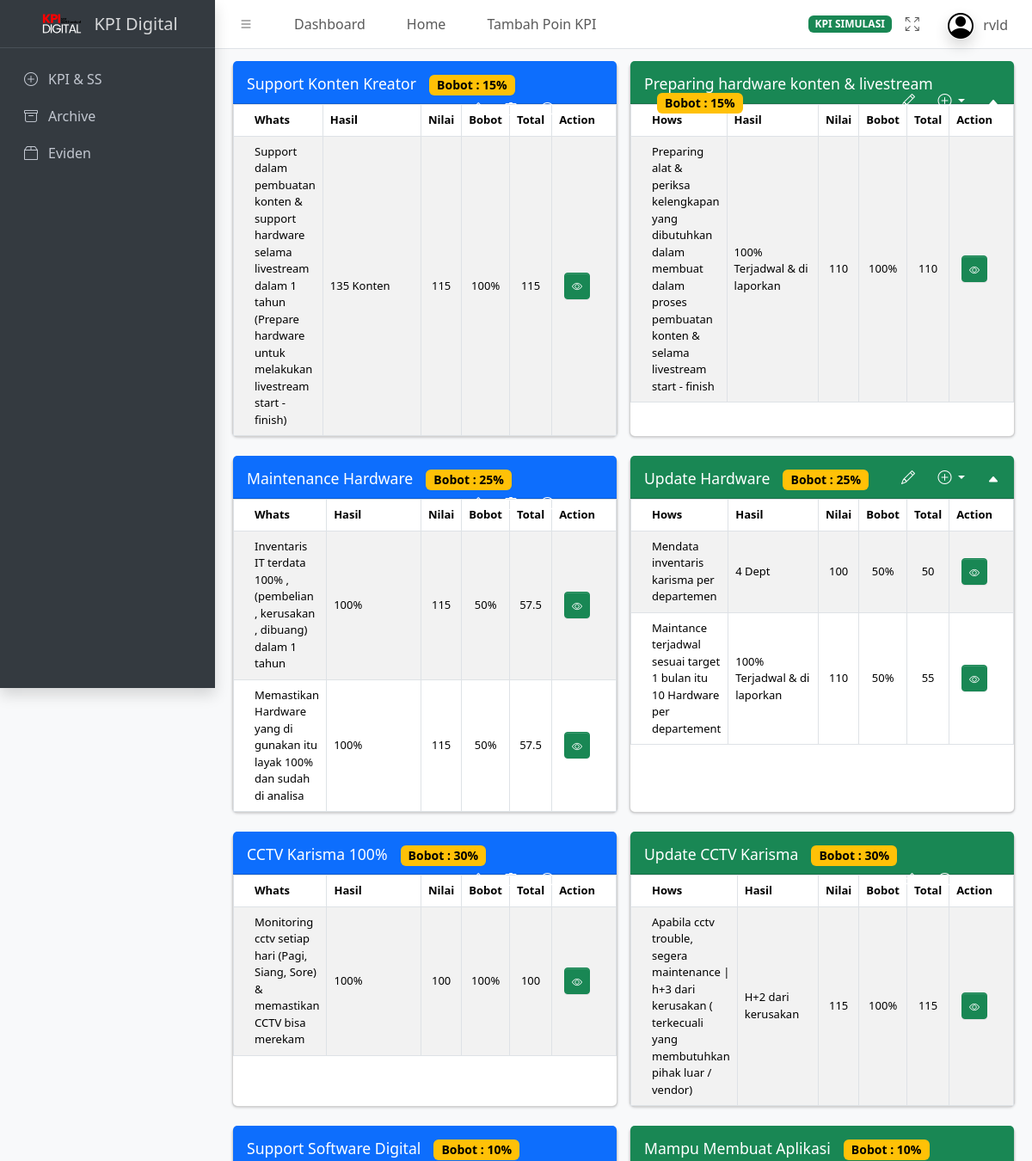
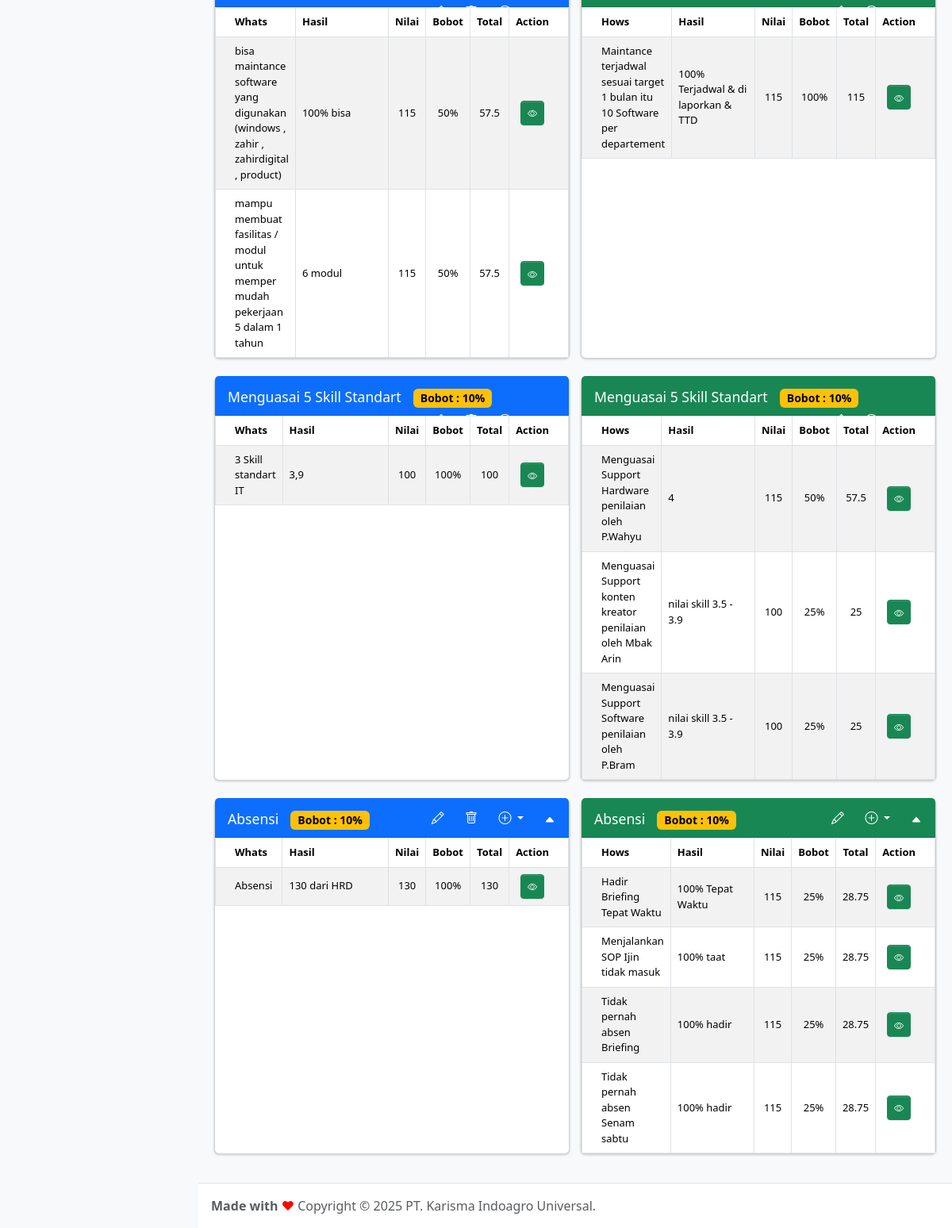
The page /detailkpi-sl.php (signed in) on the database its author committed (2 pictures, top to bottom).
### tables this page shows
CREATE TABLE `tb_users` (
  `id` int NOT NULL,
  `username` varchar(255) NOT NULL,
  `nama_lngkp` varchar(255) NOT NULL,
  `nik` varchar(255) NOT NULL,
  `bagian` varchar(255) NOT NULL,
  `departement` varchar(255) NOT NULL,
  `jabatan` varchar(255) NOT NULL,
  `atasan` varchar(255) NOT NULL,
  `penilai` varchar(255) NOT NULL
);

CREATE TABLE `tb_kpi` (
  `id` int NOT NULL,
  `id_user` int NOT NULL,
  `poin` text NOT NULL,
  `bobot` double NOT NULL,
  `poin2` text NOT NULL,
  `bobot2` double NOT NULL
);

CREATE TABLE `tb_whats` (
  `id_what` int NOT NULL,
  `id_user` int NOT NULL,
  `id_kpi` int NOT NULL,
  `tipe_what` enum('A','B') DEFAULT 'A',
  `p_what` text NOT NULL,
  `bobot` double NOT NULL,
  `target_omset` decimal(15,2) DEFAULT '0.00',
  `hasil` text NOT NULL,
  `nilai` double NOT NULL,
  `total` double NOT NULL
);

CREATE TABLE `tb_hows` (
  `id_how` int NOT NULL,
  `id_user` int NOT NULL,
  `id_kpi` int NOT NULL,
  `tipe_how` enum('A','B') DEFAULT 'A',
  `p_how` text NOT NULL,
  `bobot` double NOT NULL,
  `target_omset` decimal(15,2) DEFAULT '0.00',
  `hasil` text NOT NULL,
  `nilai` double NOT NULL,
  `total` double NOT NULL
);

### helper/getUser.php (called while the page is built, shortened)
<?php
require 'config.php';
$id_user = $_SESSION['id_user'];
$sql = "SELECT * FROM tb_users WHERE id='$id_user'";
$result = mysqli_query($conn, $sql);
while ($hasil = mysqli_fetch_assoc($result)) {
    $username = $hasil['username'];
}
?>

### helper/simulasi-db/getKPI.php (called while the page is built, shortened)
<?php
require 'config.php';
$id_user = $_SESSION['id_user'];
$sql= "SELECT * FROM tb_kpi WHERE id_user='$id_user'";
$result = mysqli_query($conn, $sql);
?>

### pages/kpi/k_main.php (the view, shortened to what this page needs)
<div class="row">
    <div class="col-lg connectedSortable">
        <div class="d-flex">
            <div class="card mb-4 w-50" style="margin-right:7px;">
                <div style="height: 50px; margin-top: -3px;" class="card-header bg-primary">
                    <h5 style="color:white;" class="card-title"><?= $poin; ?></h5>
                    <h5 style="color:white; margin-left: 15px;" class="badge text-bg-warning fs-7 fw-bolder">Bobot :
                        <?= $bobot ?>%
                    </h5>
                    <div class="card-tools">
                        <button style="color: white; margin-top: -20px; margin-right: 5px;" type="button"
                            data-bs-toggle="modal" data-bs-target="#EditModal<?= $idKPI ?>" class="btn btn-tool" title="Edit Goals What">
                            <i class="bi bi-pencil fs-6"></i>
                        </button>
                        <button style="color: white; margin-top: -20px; margin-right: 5px;" type="button"
                            data-bs-toggle="modal" data-bs-target="#modalHapusKPI<?= $idKPI ?>" class="btn btn-tool" title="Hapus KPI">
                            <i class="bi bi-trash fs-6"></i>
                        </button>
                        <button style="color: white; margin-top: -20px; margin-right: 5px;" type="button"
                            data-bs-toggle="dropdown" class="btn btn-tool dropdown-toggle">
                            <i class="bi bi-plus-circle fs-6"></i>
                        </button>
                        <button style="color: white;" type="button" class="btn btn-tool"
                            data-lte-toggle="card-collapse">
                            <i data-lte-icon="collapse" class="bi bi-caret-up-fill"></i>
                        </button>
                    </div>
                </div>
                <div class="card-body p-0">
                    <table class="table table-striped table-bordered">
                        <thead>
                            <tr>
                                <th>Whats</th>
                                <th style="width: 30%">Hasil</th>
                                <th style="width: 5%"><center>Nilai</center></th>
                                <th style="width: 4%"><center>Bobot</center></th>
                                <th style="width: 4%"><center>Total</center></th>
                                <th style="width: 9%"><center>Action</center></th>
                            </tr>
                        </thead>
                        <tbody>
                            <?php $sql1 = "SELECT * FROM tb_whats WHERE id_user='$id_user' AND id_kpi='" . $hasil['id'] . "'";
                            $ql = mysqli_query($conn, $sql1);
                            while ($res = mysqli_fetch_assoc($ql)) {
                            ?>
                            <tr class="align-middle">
                                <td>
                                    <?= $res['p_what']; ?>
                                </td>
                                <td><?= $res['hasil']; ?></td>
                                <td><center><?= $res['nilai']; ?></center></td>
                                <td><center><?= $res['bobot']; ?>%</center></td>
                                <td><center><?= $res['total']; ?></center></td>
                                <td class="text-center">
                                    <button type="button" data-bs-toggle="dropdown" class="btn btn-success btn-sm">
                                        <i class="bi bi-eye fs-8"></i>
                                    </button>
                                </td>
                            </tr>
                            <?php } ?>
                        </tbody>
                    </table>
                </div>
            </div>
            <div class="card mb-4 w-50" style="margin-left:7px;">
                <div style="height: 50px; margin-top: -3px;" class="card-header bg-success">
                    <h5 style="color:white;" class="card-title"><?= $poin2; ?></h5>
                    <h5 style="color:white; margin-left: 15px;" class="badge text-bg-warning fs-7 fw-bolder">
                        Bobot : <?= $bobot2 ?>%
                    </h5>
                    <div class="card-tools">
                        <button style="color: white; margin-top: -20px; margin-right: 5px;" type="button"
                            data-bs-toggle="modal" data-bs-target="#EditModal2<?= $idKPI ?>" class="btn btn-tool" title="Edit Goals How">
                            <i class="bi bi-pencil fs-6"></i>
                        </button>
                        <button style="color: white; margin-top: -20px; margin-right: 5px;" type="button"
                            data-bs-toggle="dropdown" class="btn btn-tool dropdown-toggle">
                            <i class="bi bi-plus-circle fs-6"></i>
                        </button>
                        <button style="color: white;" type="button" class="btn btn-tool"
                            data-lte-toggle="card-collapse">
                            <i data-lte-icon="collapse" class="bi bi-caret-up-fill"></i>
                        </button>
                    </div>
                </div>
                <div class="card-body p-0">
                    <table class="table table-striped table-bordered">
                        <thead>
                            <tr>
                                <th>Hows</th>
                                <th style="width: 30%">Hasil</th>
                                <th style="width: 5%"><center>Nilai</center></th>
                                <th style="width: 4%"><center>Bobot</center></th>
                                <th style="width: 4%"><center>Total</center></th>
                                <th style="width: 9%"><center>Action</center></th>
                            </tr>
                        </thead>
                        <tbody>
                            <?php
                            $sql1 = "SELECT * FROM tb_hows WHERE id_user='$id_user' AND id_kpi='" . $hasil['id'] . "'";
                            $ql = mysqli_query($conn, $sql1);
                            while ($res = mysqli_fetch_assoc($ql)) {
                            ?>
                            <tr class="align-middle">
                                <td>
                                    <?= $res['p_how']; ?>
                                </td>
                                <td><?= $res['hasil']; ?></td>
                                <td><center><?= $res['nilai']; ?></center></td>
                                <td><center><?= $res['bobot']; ?>%</center></td>
                                <td><center><?= $res['total']; ?></center></td>
                                <td class="text-center">
                                    <button type="button" data-bs-toggle="dropdown" class="btn btn-success btn-sm">
                                        <i class="bi bi-eye fs-8"></i>
                                    </button>
                                </td>
                            </tr>
                            <?php include('pages/kpi/k_modalHapushow.php'); ?>
                            <?php } ?>
                        </tbody>
                    </table>
                </div>
            </div>
        </div>
    </div>
</div>

### detailkpi-sl.php (shortened to what this page needs)
<!DOCTYPE html>
<?php
if (!isset($_SESSION['id_user'])) {
    header("Location: index");
    exit();
} else {
require 'helper/simulasi-db/config.php';
require 'helper/getUser.php';
require 'helper/simulasi-db/getKPI.php';
}
?>
<html lang="en">
<?php include("pages/part/p_header.php"); ?>
<body class="layout-fixed sidebar-expand-lg sidebar-mini sidebar-collapse bg-body-tertiary">
    <div class="app-wrapper">
        <?php include("pages/kpi/k_nav_sim.php"); ?>
        <?php include("pages/part/p_aside.php"); ?>
        <main class="app-main">
            <div class="app-content">
                <div class="container-fluid" style="font-size:13px;">
                    <?php while ($hasil = mysqli_fetch_assoc($result)) {
                        $idKPI = $hasil['id'];
                        $poin = $hasil['poin'];
                        $bobot = $hasil['bobot'];
                        $poin2 = $hasil['poin2'];
                        $bobot2 = $hasil['bobot2'];
                    ?>
                    <?php include("pages/kpi/k_main.php");
                    } ?>
                </div>
            </div>
        </main>
        <?php include("pages/part/p_footer.php"); ?>
</body>
</html>

### pages/kpi/k_nav_sim.php (shortened to what this page needs)
<nav class="app-header navbar navbar-expand bg-body">
    <div class="container-fluid">
        <ul class="navbar-nav nav-underline">
            <li class="nav-item"> <a class="nav-link" data-lte-toggle="sidebar" href="#" role="button"> <i class="bi bi-list"></i> </a> </li>
            <li class="nav-item d-none d-md-block"> <a href="dashboard-utama" class="nav-link">Dashboard</a> </li>
            <li class="nav-item d-none d-md-block"> <a href="dashboard-simulasi" class="nav-link">Home</a> </li>
            <li class="nav-item d-none d-md-block"> <a href="#" data-bs-toggle="modal" data-bs-target="#exampleModal" class="nav-link">Tambah Poin KPI</a> </li>
        </ul>
        <ul class="navbar-nav ms-auto">
            <li class="nav-item d-flex align-items-center ms-2">
                <span class="badge bg-success">KPI SIMULASI</span>
            </li>
            <li class="nav-item"> <a class="nav-link" href="#" data-lte-toggle="fullscreen"> <i data-lte-icon="maximize" class="bi bi-arrows-fullscreen"></i> </a> </li>
            <li class="nav-item dropdown user-menu"> <a href="#" class="nav-link dropdown-toggle" data-bs-toggle="dropdown"> <img style="margin-top: -2px;" src="assets/img/profile.png" class="user-image rounded-circle shadow" alt="User Image"> <span class="d-none d-md-inline"><?php echo $username?></span> </a>
            </li>
        </ul>
    </div>
</nav>

### rows shown on the page
tb_users: username "rvld"
tb_kpi: poin "Support Konten Kreator", bobot "15", poin2 "Preparing hardware konten & livestream", bobot2 "15"
tb_whats: p_what "Support dalam pembuatan konten & support hardware selama livestream dalam 1 tahun (Prepare hardware untuk melakukan livestream start - finish)", hasil "135 Konten", nilai "115", bobot "100", total "115"
tb_hows: p_how "Preparing alat & periksa kelengkapan yang dibutuhkan dalam membuat dalam proses pembuatan konten & selama livestream start - finish", hasil "100% Terjadwal & di laporkan", nilai "110", bobot "100", total "110"
tb_kpi: poin "Maintenance Hardware", bobot "25", poin2 "Update Hardware", bobot2 "25"
tb_whats: p_what "Inventaris IT terdata 100% , (pembelian , kerusakan , dibuang) dalam 1 tahun", hasil "100%", nilai "115", bobot "50", total "57.5"
tb_whats: p_what "Memastikan Hardware yang di gunakan itu layak 100% dan sudah di analisa", hasil "100%", nilai "115", bobot "50", total "57.5"
tb_hows: p_how "Mendata inventaris karisma per departemen", hasil "4 Dept", nilai "100", bobot "50", total "50"
tb_hows: p_how "Maintance terjadwal sesuai target 1 bulan itu 10 Hardware per departement", hasil "100% Terjadwal & di laporkan", nilai "110", bobot "50", total "55"
tb_kpi: poin "CCTV Karisma 100%", bobot "30", poin2 "Update CCTV Karisma", bobot2 "30"
tb_whats: p_what "Monitoring cctv setiap hari (Pagi, Siang, Sore) & memastikan CCTV bisa merekam", hasil "100%", nilai "100", bobot "100", total "100"
tb_hows: p_how "Apabila cctv trouble, segera maintenance | h+3 dari kerusakan ( terkecuali yang membutuhkan pihak luar / vendor)", hasil "H+2 dari kerusakan", nilai "115", bobot "100", total "115"
tb_kpi: poin "Support Software Digital", bobot "10", poin2 "Mampu Membuat Aplikasi", bobot2 "10"
tb_whats: p_what "bisa maintance software yang digunakan (windows , zahir , zahirdigital , product)", hasil "100% bisa", nilai "115", bobot "50", total "57.5"
tb_whats: p_what "mampu membuat fasilitas / modul untuk memper mudah pekerjaan 5 dalam 1 tahun", hasil "6 modul", nilai "115", bobot "50", total "57.5"
tb_hows: p_how "Maintance terjadwal sesuai target 1 bulan itu 10 Software per departement", hasil "100% Terjadwal & di laporkan & TTD", nilai "115", bobot "100", total "115"
tb_kpi: poin "Menguasai 5 Skill Standart", bobot "10", poin2 "Menguasai 5 Skill Standart", bobot2 "10"
tb_whats: p_what "3 Skill standart IT", hasil "3,9", nilai "100", bobot "100", total "100"
tb_hows: p_how "Menguasai Support Hardware penilaian oleh P.Wahyu", hasil "4", nilai "115", bobot "50", total "57.5"
tb_hows: p_how "Menguasai Support konten kreator penilaian oleh Mbak Arin", hasil "nilai skill 3.5 - 3.9", nilai "100", bobot "25", total "25"
tb_hows: p_how "Menguasai Support Software penilaian oleh P.Bram", hasil "nilai skill 3.5 - 3.9", nilai "100", bobot "25", total "25"
tb_kpi: poin "Absensi", bobot "10"
